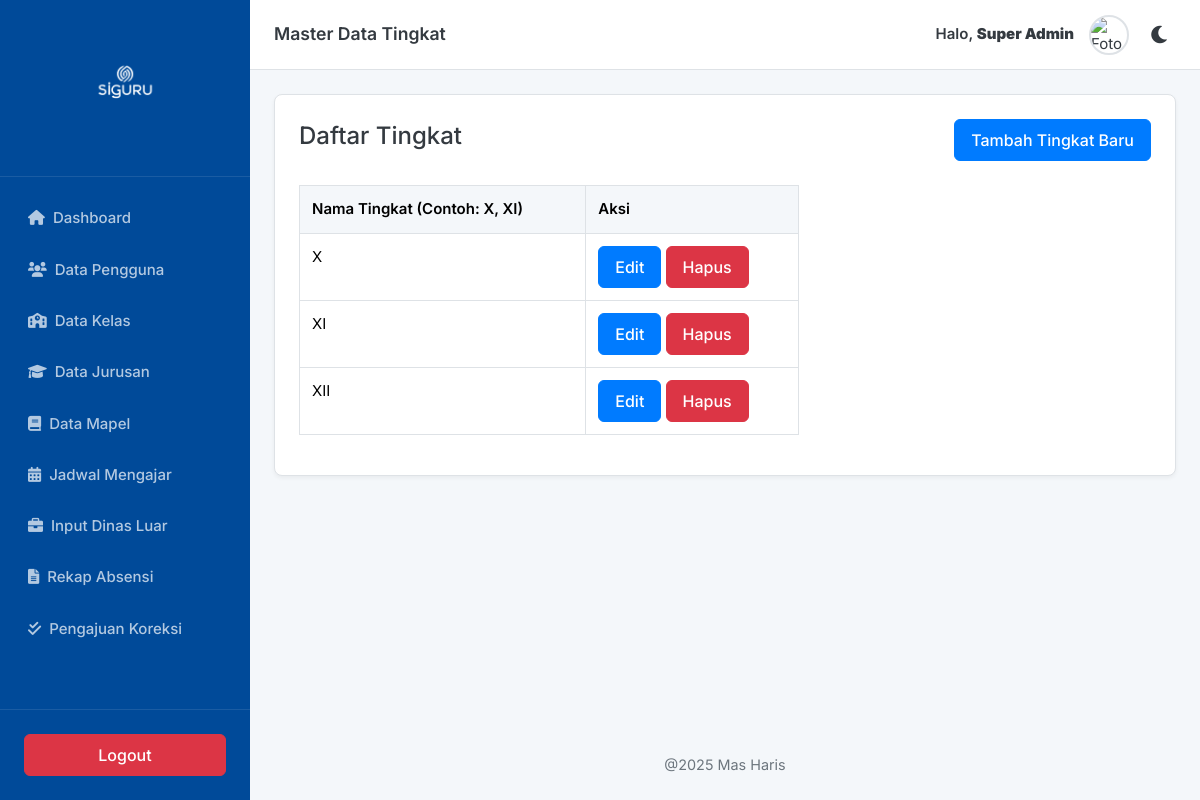
Page /manage_tingkat.php (signed in) on the committed database.
### tables this page shows
CREATE TABLE
  `tingkat` (
    `id` INT AUTO_INCREMENT PRIMARY KEY,
    `nama_tingkat` VARCHAR(5) NOT NULL UNIQUE COMMENT 'Cth: X, XI, XII'
  );

### manage_tingkat.php (the view, shortened to what this page needs)
<?php include 'includes/header.php'; ?>
<div class="card-ui">
    <div style="display: flex; justify-content: space-between; align-items: center;">
        <h4>Daftar Tingkat</h4>
        <a href="edit_tingkat.php" class="btn btn-primary">Tambah Tingkat Baru</a>
    </div>
    <div style="overflow-x: auto; margin-top: 1.5rem; max-width: 500px;">
        <table class="table">
            <thead>
                <tr>
                    <th>Nama Tingkat (Contoh: X, XI)</th>
                    <th>Aksi</th>
                </tr>
            </thead>
            <tbody>
                <?php
                $result = $conn->query("SELECT * FROM tingkat ORDER BY nama_tingkat");
                if ($result->num_rows > 0):
                    while ($row = $result->fetch_assoc()):
                ?>
                        <tr>
                            <td><?= htmlspecialchars($row['nama_tingkat']); ?></td>
                            <td>
                                <a href="edit_tingkat.php?id=<?= $row['id']; ?>" class="btn btn-primary">Edit</a>
                                <a href="manage_tingkat.php?action=delete&id=<?= $row['id']; ?>" class="btn btn-danger btn-hapus">Hapus</a>
                            </td>
                        </tr>
                    <?php endwhile; ?>
                <?php else: ?>
                    <tr>
                        <td colspan="2" style="text-align: center;">Belum ada data tingkat.</td>
                    </tr>
                <?php endif; ?>
            </tbody>
        </table>
    </div>
</div>
<?php include 'includes/footer.php'; ?>

### assets/css/style.css (style rules this page uses)
:root { --primary-color: #007bff; --primary-hover: #0056b3; --dark-blue: #004a99; --light-color: #f4f7fa; --white-color: #ffffff; --border-color: #dee2e6; --text-color: #343a40; --text-light: #6c757d; --success: #28a745; --danger: #dc3545; --sidebar-width: 250px; --header-height: 70px; }
body { font-family: "Inter", sans-serif; background-color: var(--light-color); color: var(--text-color); margin: 0; padding: 0; font-size: 15px; transition: background-color 0.2s, color 0.2s; }
.card-ui { background-color: var(--white-color); border: 1px solid var(--border-color); border-radius: 8px; padding: 1.5rem; margin-bottom: 1.5rem; box-shadow: 0 2px 4px rgba(0, 0, 0, 0.05); transition: background-color 0.2s, border-color 0.2s; }
.btn { padding: 0.5rem 1rem; font-weight: 500; border-radius: 6px; cursor: pointer; text-decoration: none; display: inline-block; border: 1px solid transparent; }
.btn-primary { background-color: var(--primary-color); color: var(--white-color); border-color: var(--primary-color); }
.btn-danger { background-color: var(--danger); color: var(--white-color); border-color: var(--danger); }
.table { width: 100%; border-collapse: collapse; }
.table th, .table td { padding: 0.75rem; border: 1px solid var(--border-color); text-align: left; vertical-align: top; }
.table thead th { background-color: var(--light-color); font-weight: 600; }

### rows in the picture
tingkat: nama_tingkat "X"
tingkat: nama_tingkat "XI"
tingkat: nama_tingkat "XII"

### other values in the picture
$_SESSION['page_title'] "Master Data Tingkat"
$user_nama "Super Admin"
